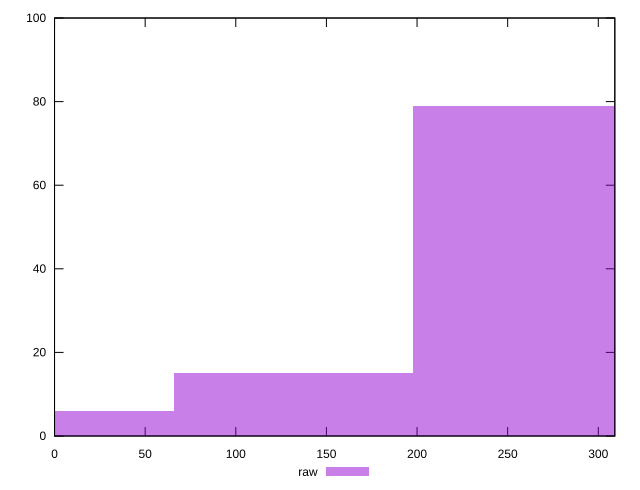

The script that saved this image:
reset

$raw <<EOF
263.6520325004651 79
131.82601625023256 15
0 6
EOF

set key outside below
set boxwidth 131.82601625023256
set xrange [0:309.12]
set yrange [0:100]
set trange [0:100]
set style fill transparent solid 0.5 noborder
set terminal svg size 640, 490 enhanced background rgb 'white'
set output "reprap/uses-rel-preconnect/samples/pages+cached+noexternal+nomedia+nocss/raw/histogram.svg"

plot $raw title "raw" with boxes

reset
